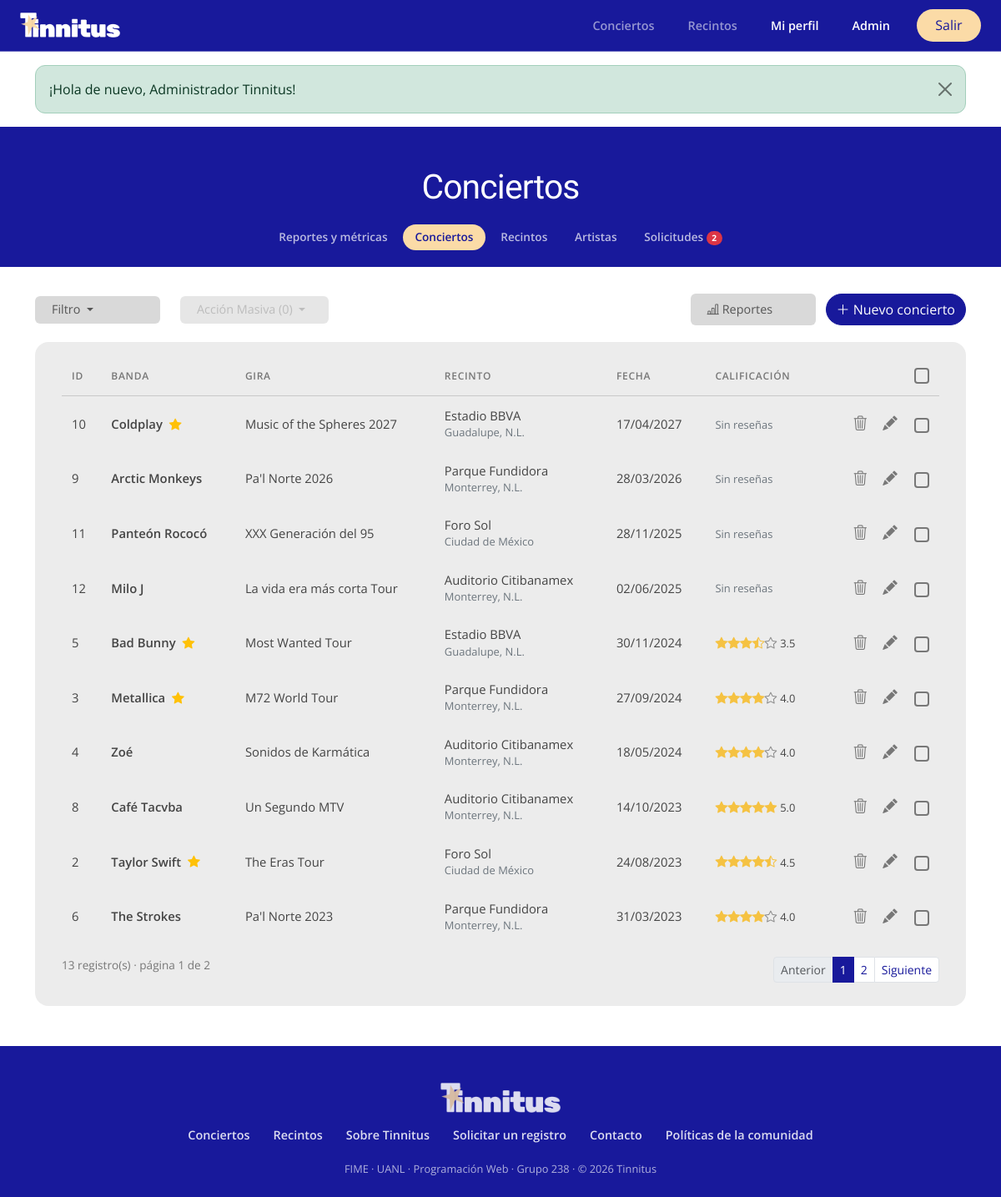
The app's page /admin-events.php (signed in) with its own data.
### tables this page shows
CREATE TABLE conciertos (
    id           INT UNSIGNED AUTO_INCREMENT PRIMARY KEY,
    artista_id   INT UNSIGNED NOT NULL,
    recinto_id   INT UNSIGNED NOT NULL,
    gira         VARCHAR(150) NOT NULL,
    fecha        DATE         NOT NULL,
    poster_url   VARCHAR(500) NULL,
    descripcion  TEXT         NULL,
    destacado    TINYINT(1)   NOT NULL DEFAULT 0,
    creado_en    DATETIME     NOT NULL DEFAULT CURRENT_TIMESTAMP,
    CONSTRAINT fk_concierto_artista FOREIGN KEY (artista_id)
        REFERENCES artistas(id) ON UPDATE CASCADE ON DELETE RESTRICT,
    CONSTRAINT fk_concierto_recinto FOREIGN KEY (recinto_id)
        REFERENCES recintos(id) ON UPDATE CASCADE ON DELETE RESTRICT,
    CONSTRAINT uq_concierto UNIQUE (artista_id, recinto_id, fecha),
    CONSTRAINT chk_fecha CHECK (fecha >= '1950-01-01'),
    INDEX idx_conciertos_fecha (fecha)
);

CREATE TABLE artistas (
    id        INT UNSIGNED AUTO_INCREMENT PRIMARY KEY,
    nombre    VARCHAR(120) NOT NULL UNIQUE,
    genero    VARCHAR(60)  NULL,
    pais      VARCHAR(60)  NULL,
    foto_url  VARCHAR(500) NULL
);

CREATE TABLE recintos (
    id         INT UNSIGNED AUTO_INCREMENT PRIMARY KEY,
    nombre     VARCHAR(120) NOT NULL,
    ciudad     VARCHAR(80)  NOT NULL,
    capacidad  INT UNSIGNED NOT NULL,
    tipo       ENUM('Estadio','Arena','Auditorio','Foro','Festival','Bar') NOT NULL,
    estado     ENUM('activo','inactivo') NOT NULL DEFAULT 'activo',
    foto_url   VARCHAR(500) NULL,
    CONSTRAINT chk_capacidad CHECK (capacidad BETWEEN 1 AND 200000),
    CONSTRAINT uq_recinto UNIQUE (nombre, ciudad)
);

### includes/db.php (called while the page is built, shortened)
<?php
function db(): PDO
{
    static $pdo = null;
    if ($pdo === null) {
        $dsn = 'mysql:host=' . DB_HOST . ';port=' . DB_PORT . ';dbname=' . DB_NAME . ';charset=utf8mb4';
        $pdo = new PDO($dsn, DB_USER, DB_PASS, [
            PDO::ATTR_ERRMODE            => PDO::ERRMODE_EXCEPTION,
            PDO::ATTR_DEFAULT_FETCH_MODE => PDO::FETCH_ASSOC,
            PDO::ATTR_EMULATE_PREPARES   => false,
        ]);
    }
    return $pdo;
}
function q(string $sql, array $params = []): PDOStatement
{
    $stmt = db()->prepare($sql);
    $stmt->execute($params);
    return $stmt;
}

### admin-events.php (the view, shortened to what this page needs)
<?php
require_once __DIR__ . '/includes/auth.php';
$buscar = trim($_GET['buscar'] ?? '');
$filtroRecinto = (int) ($_GET['recinto'] ?? 0);
$filtroAnio = (int) ($_GET['anio'] ?? 0);
$estatus = in_array($_GET['estatus'] ?? '', ['proximos', 'pasados', 'destacados'], true) ? $_GET['estatus'] : '';
$porPagina = 10;
$cond = [];
$params = [];
$where = $cond ? 'WHERE ' . implode(' AND ', $cond) : '';
$total = (int) q("SELECT COUNT(*) FROM conciertos c JOIN artistas a ON a.id = c.artista_id $where", $params)->fetchColumn();
[$pagina, $paginas, $offset] = paginar($total, $porPagina);
$conciertos = q(CONCIERTO_SELECT . " $where GROUP BY c.id ORDER BY c.fecha DESC LIMIT $porPagina OFFSET $offset", $params)->fetchAll();
require __DIR__ . '/includes/header.php';
require __DIR__ . '/includes/admin-nav.php';
?>
<div class="container">
    <div class="admin-toolbar">
        <div class="dropdown">
            <button class="btn btn-gray dropdown-toggle" type="button" data-bs-toggle="dropdown" data-bs-auto-close="outside">
                Filtro<?= ($buscar || $filtroRecinto || $filtroAnio || $estatus) ? ' (activo)' : '' ?>
            </button>
        </div>
        <div class="dropdown">
            <button class="btn btn-gray dropdown-toggle" type="button" data-bs-toggle="dropdown" id="btn-masiva" disabled>
                Acción Masiva (<span id="sel-count">0</span>)
            </button>
        </div>
        <div class="extra">
            <button class="btn btn-gray" type="button" data-bs-toggle="modal" data-bs-target="#modal-reportes"><i class="bi bi-bar-chart-line"></i> Reportes</button>
            <button class="btn btn-indigo" type="button" data-nuevo><i class="bi bi-plus-lg"></i> Nuevo concierto</button>
        </div>
    </div>
    <div class="card-table mb-5">
        <div class="table-responsive">
            <table class="table align-middle" id="tabla">
                <thead>
                    <tr>
                        <th>ID</th><th>Banda</th><th>Gira</th><th>Recinto</th><th>Fecha</th><th>Calificación</th>
                        <th class="acciones"><input class="form-check-input" type="checkbox" id="check-all" aria-label="Seleccionar todos"></th>
                    </tr>
                </thead>
                <tbody>
                <?php foreach ($conciertos as $c):
                    $json = json_encode(['id' => $c['id'], 'artista_id' => $c['artista_id'], 'recinto_id' => $c['recinto_id'], 'gira' => $c['gira'],
                        'fecha' => $c['fecha'], 'poster_url' => $c['poster_url'], 'descripcion' => $c['descripcion'], 'destacado' => (int) $c['destacado']]); ?>
                    <tr data-id="<?= $c['id'] ?>">
                        <td><?= $c['id'] ?></td>
                        <td>
                            <a class="fw-semibold text-reset text-decoration-none" href="<?= url('event-details.php?id=' . $c['id']) ?>"><?= e($c['artista']) ?></a>
                            <?php if ($c['destacado']): ?><i class="bi bi-star-fill text-warning ms-1" title="Destacado en el inicio"></i><?php endif; ?>
                        </td>
                        <td><?= e($c['gira']) ?></td>
                        <td><?= e($c['recinto']) ?><div class="small text-secondary"><?= e($c['ciudad']) ?></div></td>
                        <td class="text-nowrap"><?= date('d/m/Y', strtotime($c['fecha'])) ?></td>
                        <td class="text-nowrap"><?= $c['promedio'] ? stars((float) $c['promedio']) . ' <small>' . $c['promedio'] . '</small>' : '<span class="small text-secondary">Sin reseñas</span>' ?></td>
                        <td class="acciones">
                            <button class="btn-tool btn-eliminar" data-nombre="<?= e($c['artista'] . ' – ' . $c['gira']) ?>"
                                    <?= $c['total_resenas'] ? 'data-aviso="También se borrarán sus ' . $c['total_resenas'] . ' reseña(s)."' : '' ?> title="Eliminar" aria-label="Eliminar"><i class="bi bi-trash3"></i></button>
                            <button class="btn-tool btn-editar" data-json='<?= e($json) ?>' title="Editar" aria-label="Editar"><i class="bi bi-pencil-fill"></i></button>
                            <input class="form-check-input row-check" type="checkbox" value="<?= $c['id'] ?>" aria-label="Seleccionar">
                        </td>
                    </tr>
                <?php endforeach; ?>
                </tbody>
            </table>
        </div>
        <div class="pie">
            <span><?= $total ?> registro(s) · página <?= $pagina ?> de <?= $paginas ?></span>
            <?= paginacion($pagina, $paginas, 'admin-events.php') ?>
        </div>
    </div>
</div>
<?php require __DIR__ . '/includes/footer.php'; ?>

### includes/auth.php (shortened to what this page needs)
<?php
require_once __DIR__ . '/db.php';
function url(string $path = ''): string
{
    return BASE_URL . '/' . ltrim($path, '/');
}
function e(?string $text): string
{
    return htmlspecialchars($text ?? '', ENT_QUOTES, 'UTF-8');
}
function paginar(int $total, int $porPagina): array
{
    $paginas = max(1, (int) ceil($total / $porPagina));
    $pagina = min(max(1, (int) ($_GET['pagina'] ?? 1)), $paginas);
    return [$pagina, $paginas, ($pagina - 1) * $porPagina];
}
function paginacion(int $pagina, int $paginas, string $archivo): string
{
    $link = fn(int $p) => url($archivo . '?' . http_build_query(array_merge($_GET, ['pagina' => $p])));
    $html = '<nav aria-label="Páginas"><ul class="pagination pagination-sm mb-0">';
    $html .= '<li class="page-item ' . ($pagina <= 1 ? 'disabled' : '') . '"><a class="page-link" href="' . $link($pagina - 1) . '">Anterior</a></li>';
    for ($p = 1; $p <= $paginas; $p++) {
        $html .= '<li class="page-item ' . ($p === $pagina ? 'active' : '') . '"><a class="page-link" href="' . $link($p) . '"'
            . ($p === $pagina ? ' aria-current="page"' : '') . '>' . $p . '</a></li>';
    }
    $html .= '<li class="page-item ' . ($pagina >= $paginas ? 'disabled' : '') . '"><a class="page-link" href="' . $link($pagina + 1) . '">Siguiente</a></li>';
    return $html . '</ul></nav>';
}
function stars(float $rating): string
{
    $html = '<span class="stars" aria-label="' . number_format($rating, 1) . ' de 5">';
    for ($i = 1; $i <= 5; $i++) {
        if ($rating >= $i) {
            $html .= '<i class="bi bi-star-fill"></i>';
        } elseif ($rating >= $i - 0.5) {
            $html .= '<i class="bi bi-star-half"></i>';
        } else {
            $html .= '<i class="bi bi-star"></i>';
        }
    }
    return $html . '</span>';
}

### assets/css/styles.css (style rules this page uses)
:root { --tn-indigo: #18199b; --tn-indigo-dark: #18199b; --tn-peach: #fbdba7; --tn-star: #f5c242; --tn-card: #ececec; --tn-box: #d9d9d9; --tn-text: #111111; --tn-muted: #7a7a7a; --bs-primary: #18199b; --bs-primary-rgb: 24, 25, 155; --bs-link-color: #18199b; --bs-link-color-rgb: 24, 25, 155; --fs-display: clamp(1.9rem, 3.4vw, 2.6rem); --fs-section: clamp(1.45rem, 2.4vw, 1.85rem); --fs-lead: 1.05rem; }
body { font-family: 'Open Sans', system-ui, sans-serif; background: #fff; color: var(--tn-text); min-height: 100vh; display: flex; flex-direction: column; }
a { color: var(--tn-indigo); }
.btn { border-radius: 999px; }
.btn-indigo, .btn-primary { background: var(--tn-indigo); border-color: var(--tn-indigo); color: #fff; }
.btn-gray { background: var(--tn-box); color: #555; border: none; border-radius: 6px; padding: .35rem 1.75rem .35rem 1.25rem; text-align: left; min-width: 150px; font-size: .9rem; }
.btn-gray:disabled { background: var(--tn-box); color: #9a9a9a; }
.stars { color: var(--tn-star); white-space: nowrap; }
.stars .bi-star { color: #8a8a8a; }
.admin-toolbar { display: flex; flex-wrap: wrap; align-items: center; gap: .75rem 1.5rem; margin: 2rem 0 1.25rem; }
.admin-toolbar .extra { margin-left: auto; display: flex; gap: .75rem; flex-wrap: wrap; }
.card-table { background: var(--tn-card); border-radius: 16px; padding: 1rem 1rem 2rem; }
@media (min-width: 1200px) { .card-table { padding: 1rem 2rem 1.75rem; } }
.card-table .table { --bs-table-bg: transparent; margin-bottom: 0; }
.card-table thead th { font-weight: 600; color: #777; font-size: .75rem; letter-spacing: .06em; text-transform: uppercase; border-bottom: 1px solid #c8c8c8; padding: .9rem .75rem; white-space: nowrap; }
.card-table tbody td { border: none; padding: .75rem; color: #444; font-size: .925rem; }
.card-table .acciones { white-space: nowrap; text-align: right; }
.btn-tool { background: none; border: none; color: #777; font-size: 1.1rem; padding: .25rem .45rem; line-height: 1; border-radius: 8px; }
.card-table .form-check-input { width: 1.15rem; height: 1.15rem; border: 2px solid #777; border-radius: 4px; background-color: transparent; vertical-align: middle; margin: 0 0 0 .55rem; }
.card-table .pie { color: #777; font-size: .85rem; padding-top: 1rem; display: flex; justify-content: space-between; flex-wrap: wrap; gap: .5rem; }
.pagination { --bs-pagination-color: var(--tn-indigo); --bs-pagination-active-bg: var(--tn-indigo); --bs-pagination-active-border-color: var(--tn-indigo); }

### records on screen
conciertos: id "10", artista.nombre "Coldplay", destacado 1 (drawn), gira "Music of the Spheres 2027", recinto.nombre "Estadio BBVA", recinto.ciudad "Guadalupe, N.L.", fecha "17/04/2027", shows "Sin reseñas"
conciertos: id "9", artista.nombre "Arctic Monkeys", gira "Pa'l Norte 2026", recinto.nombre "Parque Fundidora", recinto.ciudad "Monterrey, N.L.", fecha "28/03/2026", shows "Sin reseñas"
conciertos: id "11", artista.nombre "Panteón Rococó", gira "XXX Generación del 95", recinto.nombre "Foro Sol", recinto.ciudad "Ciudad de México", fecha "28/11/2025", shows "Sin reseñas"
conciertos: id "12", artista.nombre "Milo J", gira "La vida era más corta Tour", recinto.nombre "Auditorio Citibanamex", recinto.ciudad "Monterrey, N.L.", fecha "02/06/2025", shows "Sin reseñas"
conciertos: id "5", artista.nombre "Bad Bunny", destacado 1 (drawn), gira "Most Wanted Tour", recinto.nombre "Estadio BBVA", recinto.ciudad "Guadalupe, N.L.", fecha "30/11/2024", promedio "3.5"
conciertos: id "3", artista.nombre "Metallica", destacado 1 (drawn), gira "M72 World Tour", recinto.nombre "Parque Fundidora", recinto.ciudad "Monterrey, N.L.", fecha "27/09/2024", promedio "4.0"
conciertos: id "4", artista.nombre "Zoé", gira "Sonidos de Karmática", recinto.nombre "Auditorio Citibanamex", recinto.ciudad "Monterrey, N.L.", fecha "18/05/2024", promedio "4.0"
conciertos: id "8", artista.nombre "Café Tacvba", gira "Un Segundo MTV", recinto.nombre "Auditorio Citibanamex", recinto.ciudad "Monterrey, N.L.", fecha "14/10/2023", promedio "5.0"
conciertos: id "2", artista.nombre "Taylor Swift", destacado 1 (drawn), gira "The Eras Tour", recinto.nombre "Foro Sol", recinto.ciudad "Ciudad de México", fecha "24/08/2023", promedio "4.5"
conciertos: id "6", artista.nombre "The Strokes", gira "Pa'l Norte 2023", recinto.nombre "Parque Fundidora", recinto.ciudad "Monterrey, N.L.", fecha "31/03/2023", promedio "4.0"

### other values on screen
$f['message'] "¡Hola de nuevo, Administrador Tinnitus!"
$adminTitle "Conciertos"
$label "Reportes y métricas"
$label "Conciertos"
$label "Recintos"
$label "Artistas"
$label "Solicitudes"
$solicitudesPendientes "2"
$total "13"
$pagina "1"
$paginas "2"
